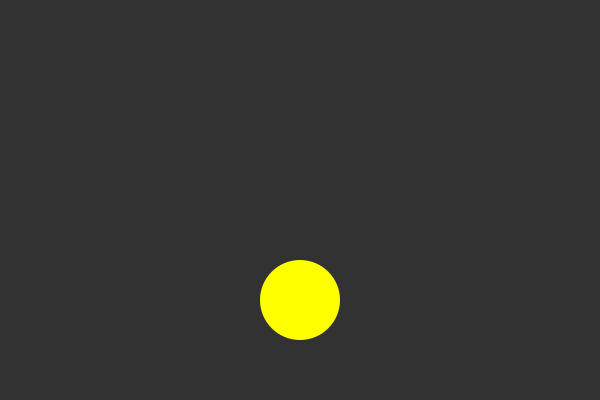
Frame 1 (no input)
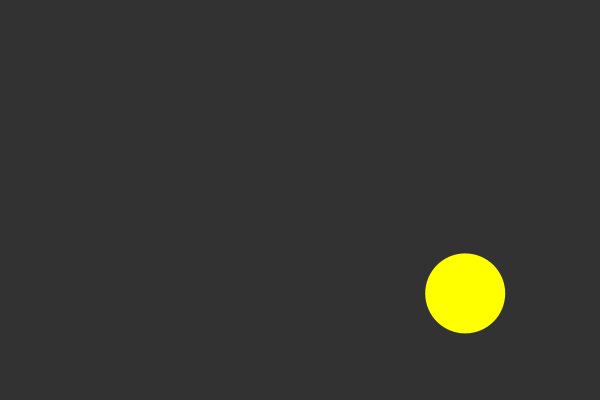
Frame 60 (the mouse pressed at the canvas centre just before this capture)
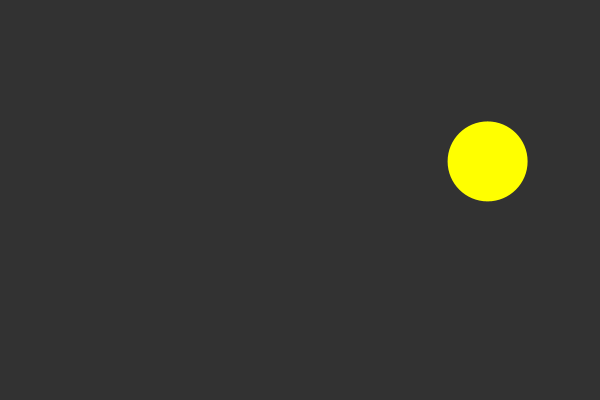
Frame 120 (the mouse held since frame 60 and released just before this capture)

The Processing sketch that drew these frames (run headless with seeded random() and noise(); from frame 60 on, the mouse is pressed at the canvas centre):

// Processing sketch: bouncing_ball_com_classes
// ── bouncing_ball_com_classes.pde
Bola b;

void setup(){
  size(600,400);
  b = new Bola();
}

void draw(){
  background(50);
  b.desenhaBola();
  b.testaBordas();
  b.animacao();
  
}



  

// ── Bola.pde
class Bola{
  int diametro;
  float posX, posY;

  float velX;
  float velY;

  int direcaoX = 1;
  int direcaoY = 1;
  
  Bola(){
    diametro = 40;
    velX = 2.8;
    velY = 2.2;
    posX = width/2;
    posY = width/2;
  
  }
  void desenhaBola(){
    noStroke();
    ellipseMode(RADIUS);
    fill(255,255,0);
    ellipse(posX, posY, diametro, diametro);
  }
  
  void testaBordas(){
      //Testa se a bola sai do limite da tela. Se sair, muda a direcao da bola!
    if (posX> width-diametro || posX< diametro){
      direcaoX = direcaoX * -1; 
    }else if(posY>height-diametro || posY<diametro){
      direcaoY = direcaoY * -1;
      }
   }
  
  void animacao(){
    //Fazer a animação da bola
    posX = posX + (velX * direcaoX);
    posY = posY + (velY * direcaoY);
  }
  
}
